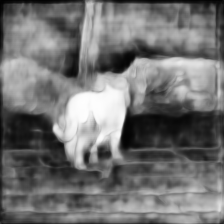
#> input picture results/saliency_maps/NJUD/000008_left.png, 224 x 224 px, given in place of 000008_left.jpg, which was not available
$ python car_simulator.py   (older library calls are emulated)
#> lines starting #> are read from the running program, lines starting #| are printed output that depends on the picture; pictures that were not available may be replaced by others from this repository, and a replacement may not be noted
### simulation/visualize.py
import os
import cv2
import json
import numpy as np
from typing import List, Tuple

HEATMAP_ALPHA = 0.55
DETECTION_COLOR = (0, 255, 0)
UNKNOWN_COLOR = (0, 0, 255)
FONT = cv2.FONT_HERSHEY_SIMPLEX


def load_image(rgb_path: str, size: Tuple[int, int] = None):
#> called with rgb_path = 'data/NJUD/test/RGB/000008_left.jpg', size = (640, 480)
    img = cv2.imread(rgb_path)
#> img is the input picture: shape (224, 224, 3); min 1, max 254, mean 113.6
    if img is None:
        raise FileNotFoundError(f"Image not found: {rgb_path}")
    if size:
        img = cv2.resize(img, size)
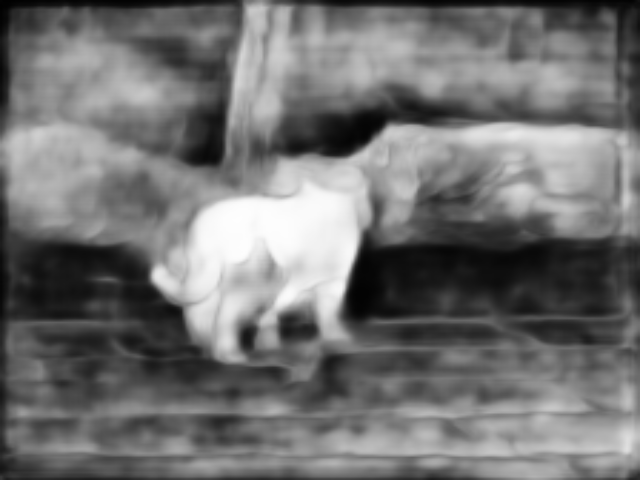
#> img: shape (480, 640, 3); min 1, max 254, mean 113.5
    return img


def load_saliency(sal_path: str, size: Tuple[int, int] = None):
#> called with size = (640, 480)
    sal = cv2.imread(sal_path, cv2.IMREAD_GRAYSCALE)
#> sal: shape (224, 224); min 1, max 254, mean 113.6
    if sal is None:
        raise FileNotFoundError(f"Saliency map not found: {sal_path}")
    sal = sal.astype(np.float32) / 255.0
    if size:
        sal = cv2.resize(sal, size)
#> sal: shape (480, 640) float32
    return sal


def overlay_saliency(rgb_img: np.ndarray, saliency: np.ndarray, alpha=HEATMAP_ALPHA):
#> called with alpha = 0.55
    heat = cv2.applyColorMap((saliency * 255).astype(np.uint8), cv2.COLORMAP_JET)
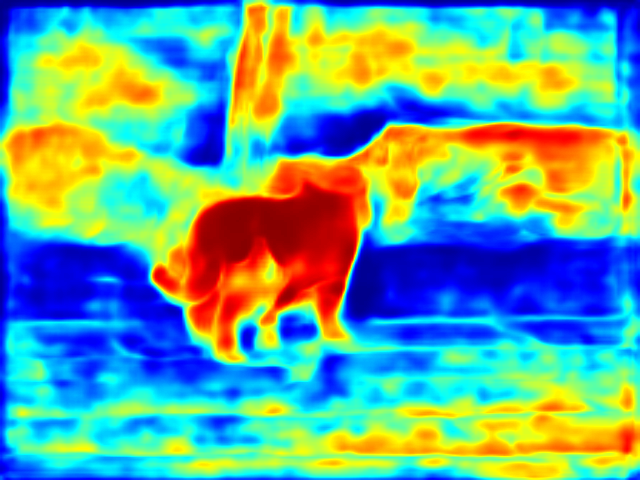
#> heat: shape (480, 640, 3); mean B, G, R 146.5, 167.1, 101.3
    return cv2.addWeighted(rgb_img, 1 - alpha, heat, alpha, 0)
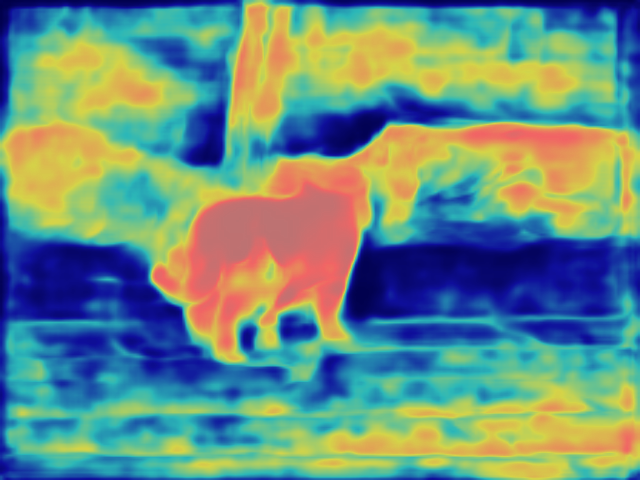
#> returned value: shape (480, 640, 3); mean of channels 0, 1, 2 131.7, 143, 106.8; drawn as B, G, R


def draw_detections(img: np.ndarray, detections: List[List]):
    for det in detections:
        x1, y1, x2, y2, score, cls = det
        color = DETECTION_COLOR if cls in [0, 1, 2, 3] else UNKNOWN_COLOR
        label = f"{int(cls)}:{score:.2f}"
        cv2.rectangle(img, (int(x1), int(y1)), (int(x2), int(y2)), color, 2)
        cv2.putText(img, label, (int(x1), int(y1 - 5)), FONT, 0.5, color, 1)
    return img


# [14 lines left out: function visualize_frame, not called in this run]


def visualize_sequence(dataset: str, saliency_dir: str, detections_json: str,
                       results_dir: str, path_trace, goal, car_heading):

    os.makedirs(results_dir, exist_ok=True)

    detections = {}
    if os.path.exists(detections_json):
        with open(detections_json, 'r') as f:
            detections = json.load(f)

    frame_paths = sorted(os.listdir(saliency_dir))
    if len(frame_paths) == 0:
        raise RuntimeError(f"No saliency maps found in {saliency_dir}")

    print(f"🎞 Generating visualization for dataset: {dataset}")

    H, W = 480, 640
    out_path = os.path.join(results_dir, f"{dataset}_simulation.avi")
    fourcc = cv2.VideoWriter_fourcc(*'XVID')
    writer = cv2.VideoWriter(out_path, fourcc, 15, (W, H))

    for idx, sal_name in enumerate(frame_paths):

        sal_path = os.path.join(saliency_dir, sal_name)
        rgb_guess = os.path.join("data", dataset, "test", "RGB", sal_name.replace(".png", ".jpg"))

        rgb = load_image(rgb_guess, size=(W, H)) if os.path.exists(rgb_guess) else np.zeros((H, W, 3), np.uint8)
        sal = load_saliency(sal_path, size=(W, H))

        det_list = detections.get(sal_name.split('.')[0], [])

        frame = overlay_saliency(rgb, sal)
        frame = draw_detections(frame, det_list)

        writer.write(frame)

        save_bn = f"{dataset}_frame_{idx:03d}.png"
        print(f"✅ Frame {idx + 1}/{len(frame_paths)} -> {os.path.join(results_dir, save_bn)}")

        cv2.imwrite(os.path.join(results_dir, save_bn), frame)

    writer.release()
    print(f"🎬 Final video saved to: {out_path}")

### simulation/car_simulator.py
import sys, os
ROOT_DIR = os.path.abspath(os.path.join(os.path.dirname(__file__), '..'))
if ROOT_DIR not in sys.path:
    sys.path.insert(0, ROOT_DIR)

import cv2
import numpy as np
import glob
import json
from pathlib import Path
from typing import List, Tuple
from simulation.visualize import visualize_sequence

WINDOW_W = 800
WINDOW_H = 600
CAR_RADIUS = 8
STEP_SIZE = 5.0
GOAL_RADIUS = 10
SAL_THRESHOLD = 0.35
AVOID_RADIUS = 60
W_GOAL = 1.0
W_AVOID = 2.5
SMOOTHING = 0.8

# [7 lines left out: function load_saliency_map, not called in this run]

def load_detections_json(path: str):
    if not os.path.exists(path):
        return {}
    with open(path, 'r') as f:
        data = json.load(f)
    return data

# [26 lines left out: function sample_local_gradient, not called in this run]

def bbox_to_center(box):
    x1, y1, x2, y2 = box[:4]
    return ((x1 + x2) / 2.0, (y1 + y2) / 2.0)

class CarSimulator:
    # [31 lines left out: functions __init__, step, not called in this run]

    def is_goal_reached(self):
        return np.linalg.norm(self.pos - np.array(self.goal)) <= GOAL_RADIUS

def run_car_simulation(dataset="NJUD"):
    print(f"\n[CarSimulator] 🚗 Running headless simulation for dataset: {dataset}")
    saliency_dir = f"./results/saliency_maps/{dataset}"
    detections_json = f"./results/detection_outputs/{dataset}_detections.json"
    results_dir = f"./results/simulation_outputs/{dataset}"
    os.makedirs(results_dir, exist_ok=True)
    if not os.path.exists(saliency_dir):
        raise FileNotFoundError(f"Missing directory: {saliency_dir}")
    dets = load_detections_json(detections_json)
    sal_files = sorted(glob.glob(os.path.join(saliency_dir, "*.png")))
    if len(sal_files) == 0:
        raise RuntimeError(f"No saliency maps found in {saliency_dir}")
    path_trace = [(100 + i * 10, 300 - i * 2) for i in range(50)]
    goal = (550, 100)
    car_heading = np.array([1.0, -0.3])
    visualize_sequence(
        dataset=dataset,
        saliency_dir=saliency_dir,
        detections_json=detections_json,
        results_dir=results_dir,
        path_trace=path_trace,
        goal=goal,
        car_heading=car_heading
    )
    frame_files = glob.glob(os.path.join(results_dir, "*.png"))
    for f in frame_files:
        try:
            os.remove(f)
        except Exception as e:
            print(f"[CarSimulator] ⚠️ Error deleting {f}: {e}")
    print(f"[CarSimulator] ✅ Simulation complete for {dataset}")
    print(f"[CarSimulator] 🎬 Video saved at: {results_dir}/{dataset}_simulation.mp4")

if __name__ == "__main__":
    run_car_simulation("NJUD")

$ run again, on results/saliency_maps/NJUD/000013_left.png
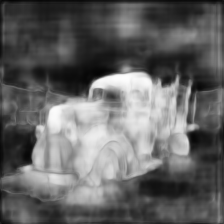
#> input picture results/saliency_maps/NJUD/000013_left.png, 224 x 224 px, given in place of 000013_left.jpg, which was not available
#> in load_image, img is the input picture: shape (224, 224, 3); min 5, max 253, mean 99.7
#> img: shape (480, 640, 3)
#> in overlay_saliency, `heat = cv2.applyColorMap((saliency * 255).astype(np.uint8), cv2.COLORM..`:
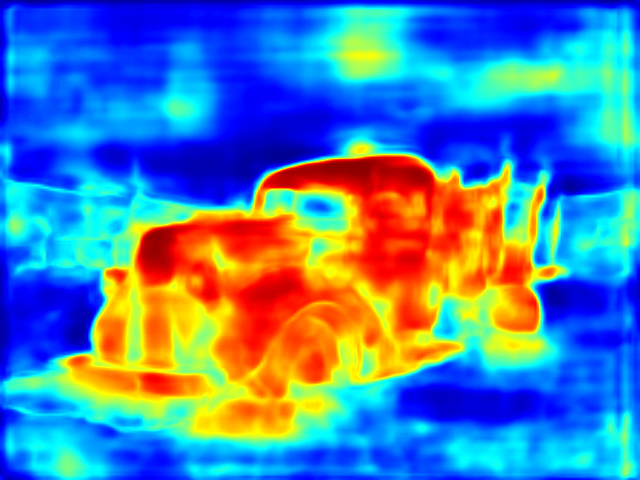
#> heat: shape (480, 640, 3); mean B, G, R 173.4, 127.9, 76.6
#> in overlay_saliency, `return cv2.addWeighted(rgb_img, 1 - alpha, heat, alpha, 0)`:
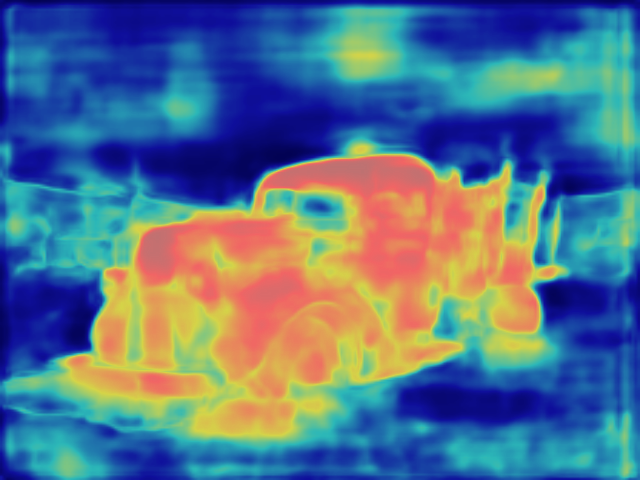
#> returned value: shape (480, 640, 3); mean of channels 0, 1, 2 140.2, 115.2, 86.9; drawn as B, G, R

$ run again, on results/saliency_maps/NJUD/000017_left.png
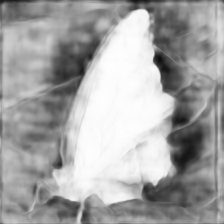
#> input picture results/saliency_maps/NJUD/000017_left.png, 224 x 224 px, given in place of 000017_left.jpg, which was not available
#> in load_image, img is the input picture: shape (224, 224, 3); min 14, max 254, mean 164.3
#> img: shape (480, 640, 3)
#> in overlay_saliency, `heat = cv2.applyColorMap((saliency * 255).astype(np.uint8), cv2.COLORM..`:
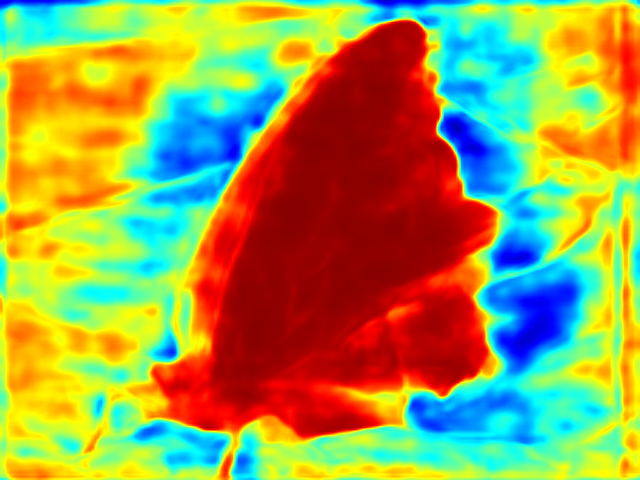
#> heat: shape (480, 640, 3); mean B, G, R 75.8, 154.8, 158.6
#> in overlay_saliency, `return cv2.addWeighted(rgb_img, 1 - alpha, heat, alpha, 0)`:
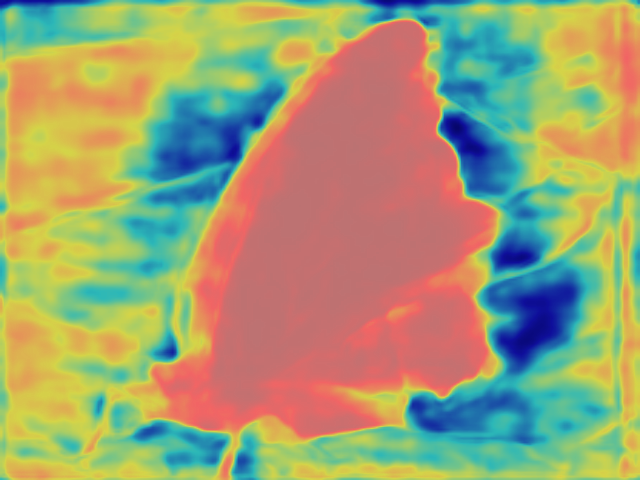
#> returned value: shape (480, 640, 3); mean of channels 0, 1, 2 115.6, 159, 161.1; drawn as B, G, R
